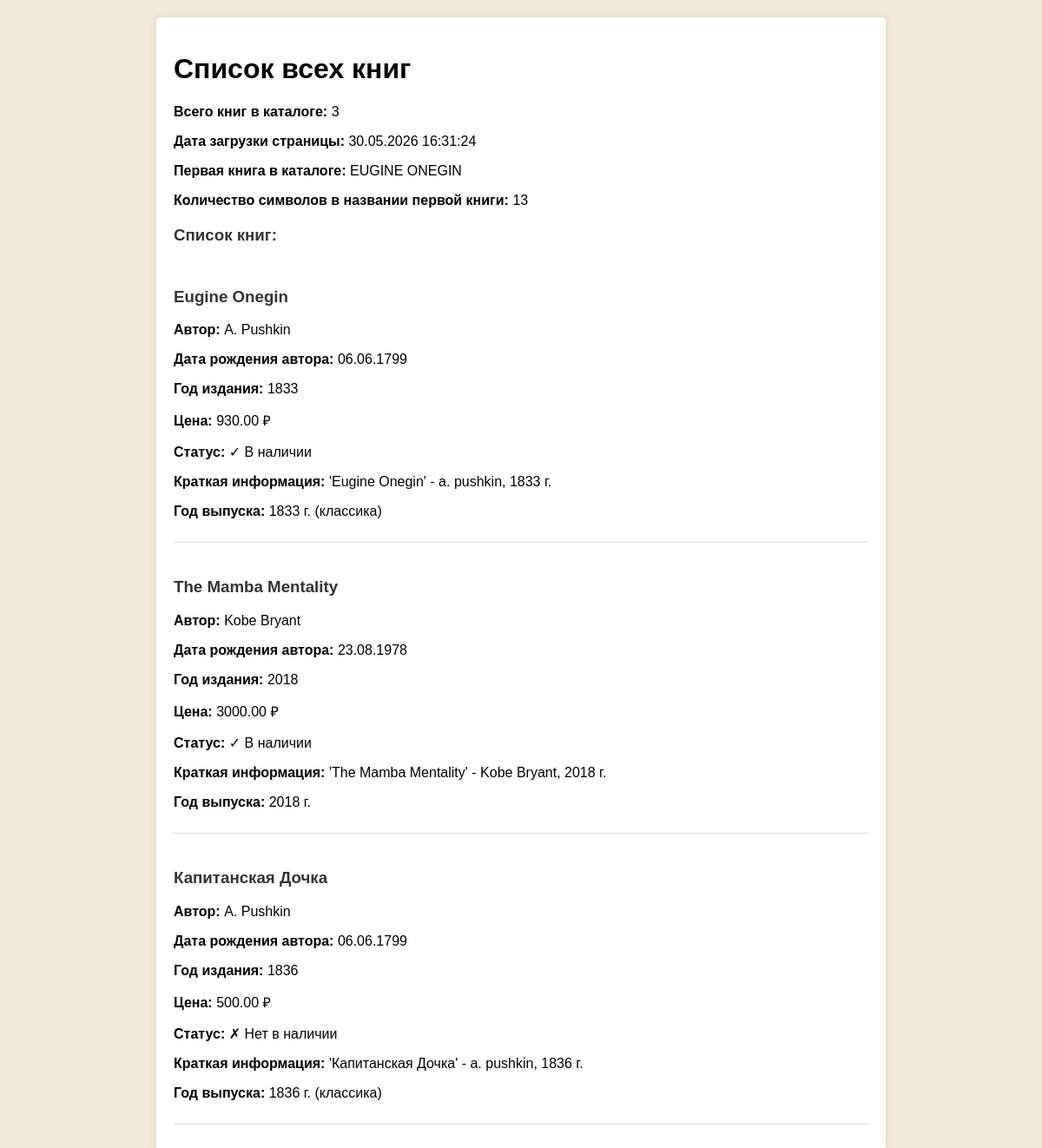
Before: / with the older database file.
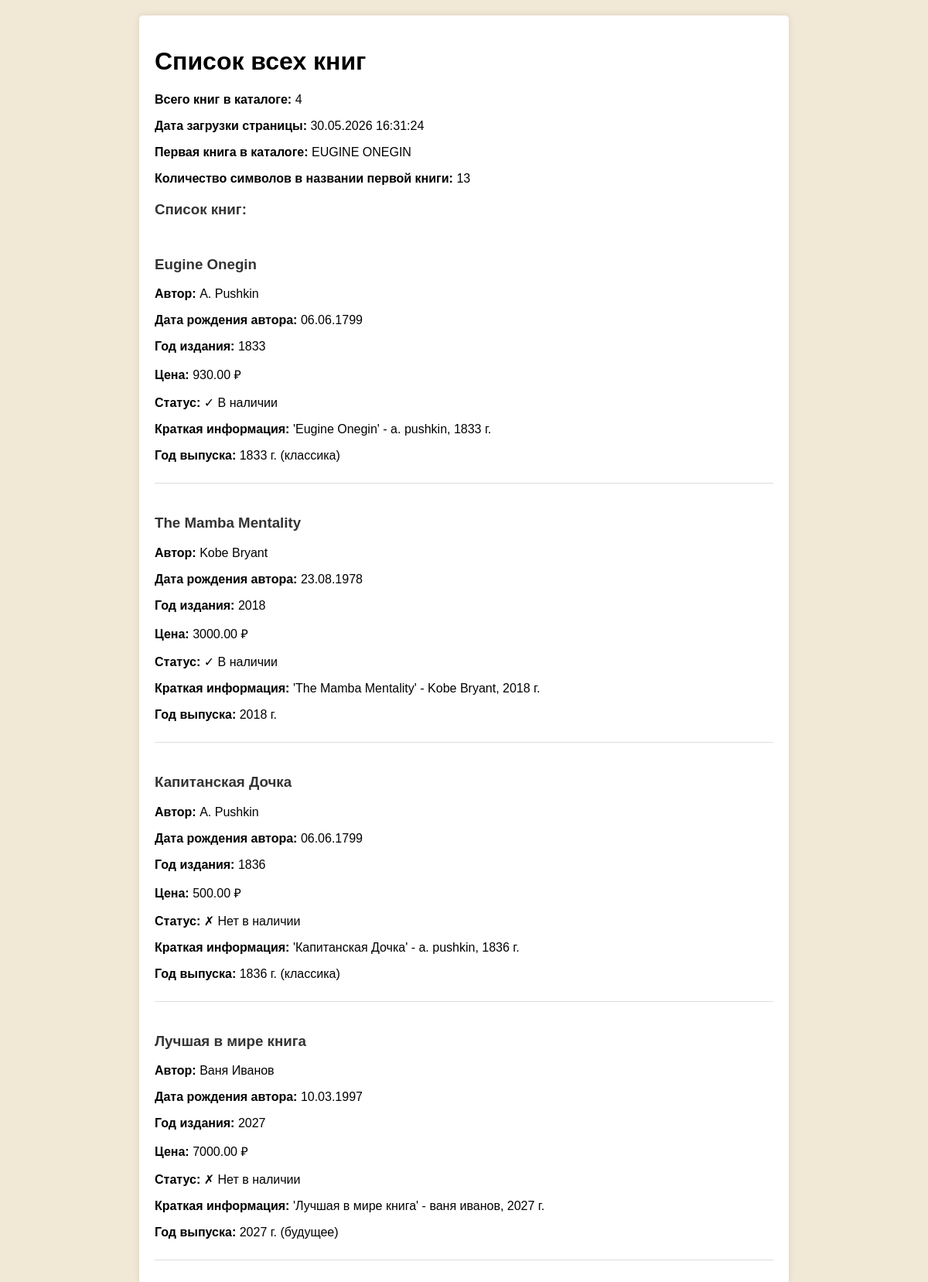
After: the same page with the newer database file.
### main/models.py (models this page shows, shortened)
class Book(models.Model):
    title = models.CharField(max_length=200)
    author = models.ForeignKey(Author, on_delete=models.CASCADE, related_name='books')
    published_year = models.IntegerField()
    price = models.DecimalField(max_digits=6, decimal_places=2)
    is_available = models.BooleanField(default=True)

class Author(models.Model):
    name = models.CharField(max_length=100)
    birth_date = models.DateField(null=True, blank=True)

### main/views.py (the view)
# urls.py: path('', views.index, name='index'),
def index(request):
    books = Book.objects.all()
    context = {
        'books': books,
        'total_books': books.count(),
    }
    return render(request, 'index.html', context)

### main/templatetags/custom_filters.py (called while the page is built)
@register.filter(name='capitalize_name')
def capitalize_name(value):
    if not value:
        return ''
    return ' '.join(word.capitalize() for word in value.split())

@register.filter(name='currency_format')
def currency_format(value):
    try:
        price = Decimal(str(value))
        return f"{price:.2f} ₽"
    except:
        return "0.00 ₽"

@register.filter(name='date_format')
def date_format(value):
    if not value:
        return "Дата не указана"
    return value.strftime("%d.%m.%Y")

@register.simple_tag(name='status_badge')
def status_badge(status):
    if status == "available":
        return "✓ В наличии"
    elif status == "unavailable":
        return "✗ Нет в наличии"
    return "Статус не определен"

@register.simple_tag(name='book_summary')
def book_summary(book):
    if not book:
        return "Нет информации"
    return f"'{book.title}' - {book.author.name}, {book.published_year} г."

@register.simple_tag(name='year_format')
def year_format(year):
    if not year:
        return "Год не указан"
    current_year = date.today().year
    age = current_year - int(year)
    if age < 0:
        return f"{year} г. (будущее)"
    elif age < 5:
        return f"{year} г. (новинка)"
    elif age < 20:
        return f"{year} г."
    else:
        return f"{year} г. (классика)"

### templates/index.html (shortened to what this page needs)
{% extends "base.html" %}
{% load custom_filters %}
{% block header %}Список всех книг{% endblock %}
{% block content %}
    <p><strong>Всего книг в каталоге:</strong> {{ total_books }}</p>
    <p><strong>Дата загрузки страницы:</strong> {% now "d.m.Y H:i:s" %}</p>
    <p><strong>Первая книга в каталоге:</strong> {{ books.first.title|default:"Нет книг"|upper }}</p>
    <p><strong>Количество символов в названии первой книги:</strong>
       {{ books.first.title|length|default:"0" }}</p>
    {% if books %}
        <h3>Список книг:</h3>
        {% for book in books %}
            {% include "includes/book_card.html" with book=book %}
        {% endfor %}
    {% else %}
        <p style="text-align: center; color: gray;">Книг пока нет в каталоге</p>
    {% endif %}
{% endblock %}

### templates/base.html (shortened to what this page needs)
<!DOCTYPE html>
<html lang="ru">
<head>
</head>
<body>
    <div class="container">
        <div class="header">
            <h1>{% block header %} Каталог книг{% endblock %}</h1>
        </div>
        {% block content %}
        {% endblock %}
    </div>
</body>
</html>

### templates/includes/book_card.html
{% load custom_filters %}
<div class="book-item">
    <h3>{{ book.title|truncatechars:40 }}</h3>
    <p><strong> Автор:</strong> {{ book.author.name|capitalize_name }}</p>
    <p><strong> Дата рождения автора:</strong> {{ book.author.birth_date|date_format }}</p>
    <p><strong> Год издания:</strong> {{ book.published_year }}</p>
    <p><strong> Цена:</strong> {{ book.price|currency_format }}</p>
    <p><strong> Статус:</strong>
        {% if book.is_available %}
            <span class="available">{% status_badge "available" %}</span>
        {% else %}
            <span class="unavailable">{% status_badge "unavailable" %}</span>
        {% endif %}
    </p>
    <p><strong> Краткая информация:</strong> {% book_summary book %}</p>
    <p><strong> Год выпуска:</strong> {% year_format book.published_year %}</p>
</div>

### templates/base.html (style rules this page uses)
body { font-family: Arial, sans-serif; margin: 20px; background-color: #f1e8d6; }
.container { max-width: 800px; margin: 0 auto; background: white; padding: 20px; border-radius: 5px; box-shadow: 0 0 10px rgba(0,0,0,0.1); }
.book-item { border-bottom: 1px solid #ddd; padding: 10px 0; margin-bottom: 10px; }

### templates/index.html (style rules this page uses)
h3 { margin-top: 20px; color: #333; }

Changed rows visible on the page:
added Book: title "Лучшая в мире книга", author.name "Ваня Иванов", author.birth_date "10.03.1997", published_year "2027", price "7000.00 ₽", status_badge "✗ Нет в наличии", title+author+published_year "'Лучшая в мире книга' - ваня иванов, 2027 г.", published_year "2027 г. (будущее)"
Other visible differences:
{{ total_books }}: "3" → "4"
